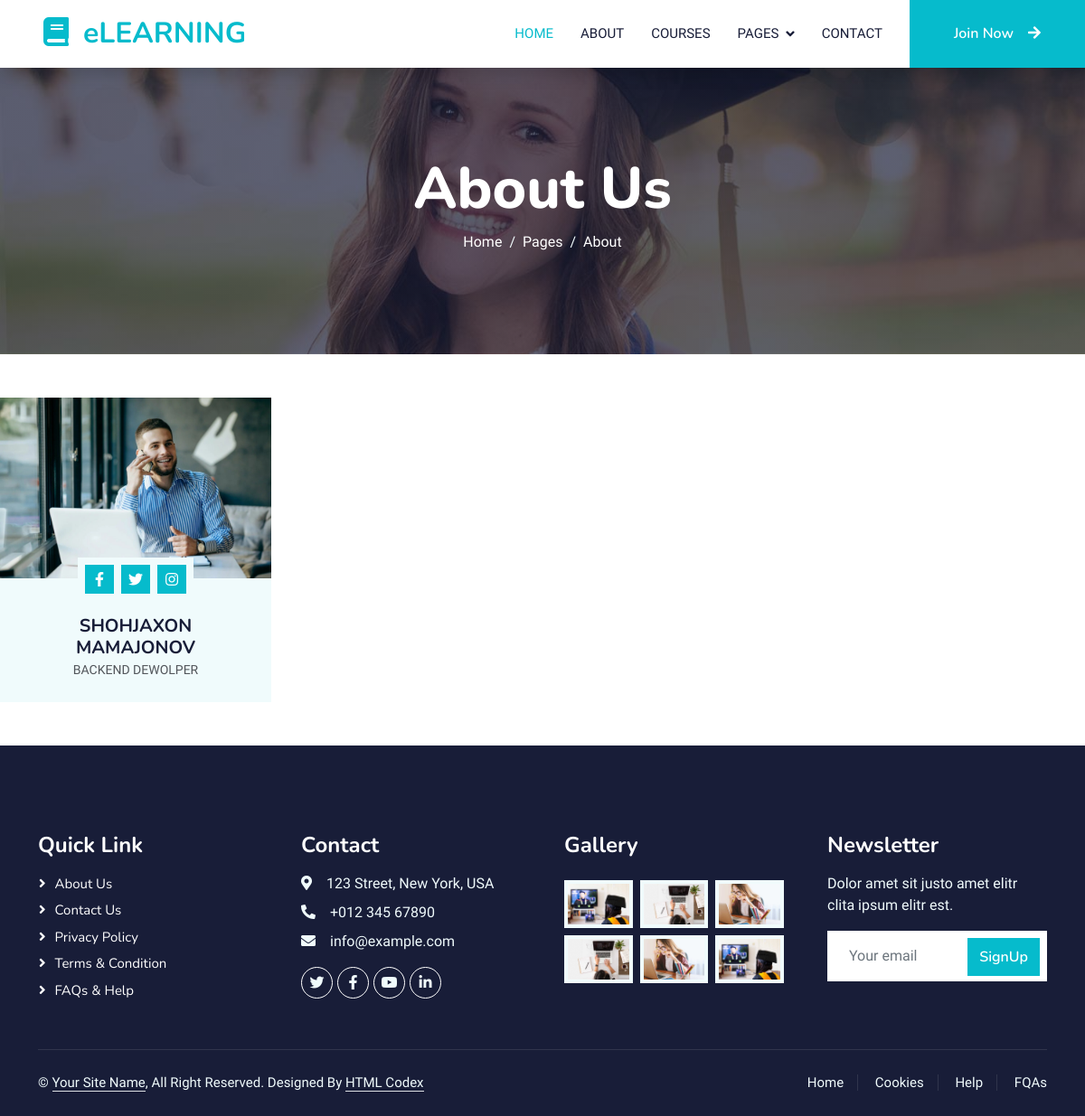
The page /teams/1 on the database its author committed.
### blog/models.py (models this page shows, shortened)
class Aexp(models.Model):
    name = models.CharField(max_length=300)
    bio = models.TextField()
    img = models.ImageField(upload_to='about/img')

### blog/views.py (the view)
# urls.py: path('teams/<int:id>', teamsdetailview, name='teamsDetail'),
def teamsdetailview(request,id):
    try:
        teams=Aexp.objects.get(id=id)
        context = {
            "teams":teams
        }
    except teams.DoesNotExist:
        raise Http404("No teams found")
    return render(request,"teams_detail.html",context=context)

### template/teams_detail.html
{% extends 'base.html' %}
{% load static %}
{% block content %}
  <div class="col-lg-3 col-md-6 wow fadeInUp" data-wow-delay="0.1s">
                    <div class="team-item bg-light">
                        <div class="overflow-hidden">
                            <img class="img-fluid" src={{teams.img.url}} alt="">
                        </div>
                        <div class="position-relative d-flex justify-content-center" style="margin-top: -23px;">
                            <div class="bg-light d-flex justify-content-center pt-2 px-1">
                                <a class="btn btn-sm-square btn-primary mx-1" href=""><i class="fab fa-facebook-f"></i></a>
                                <a class="btn btn-sm-square btn-primary mx-1" href=""><i class="fab fa-twitter"></i></a>
                                <a class="btn btn-sm-square btn-primary mx-1" href=""><i class="fab fa-instagram"></i></a>
                            </div>
                        </div>
                        <div class="text-center p-4">
                            <h5 class="mb-0">{{teams.name}}</h5>
                            <small>{{teams.bio}}</small>
                        </div>
                    </div>
                </div>
{% endblock content %}

### static/css/style.css (style rules this page uses)
:root { --primary: #06BBCC; --light: #F0FBFC; --dark: #181d38; }
.btn { font-family: 'Nunito', sans-serif; font-weight: 600; transition: .5s; }
.btn.btn-primary, .btn.btn-secondary { color: #FFFFFF; }
.btn-sm-square { width: 32px; height: 32px; }
.btn-square, .btn-sm-square, .btn-lg-square { padding: 0; display: flex; align-items: center; justify-content: center; font-weight: normal; border-radius: 0px; }
.team-item img { transition: .5s; }

### template/base.html (style rules this page uses)
:root { --primary: #06BBCC; --light: #F0FBFC; --dark: #181d38; }
.btn { font-family: 'Nunito', sans-serif; font-weight: 600; transition: .5s; }
.btn.btn-primary, .btn.btn-secondary { color: #FFFFFF; }
.btn-sm-square { width: 32px; height: 32px; }
.btn-square, .btn-sm-square, .btn-lg-square { padding: 0; display: flex; align-items: center; justify-content: center; font-weight: normal; border-radius: 0px; }
.team-item img { transition: .5s; }

### rows shown on the page
Aexp: img (picture), name "SHOHJAXON MAMAJONOV", bio "BACKEND DEWOLPER"
